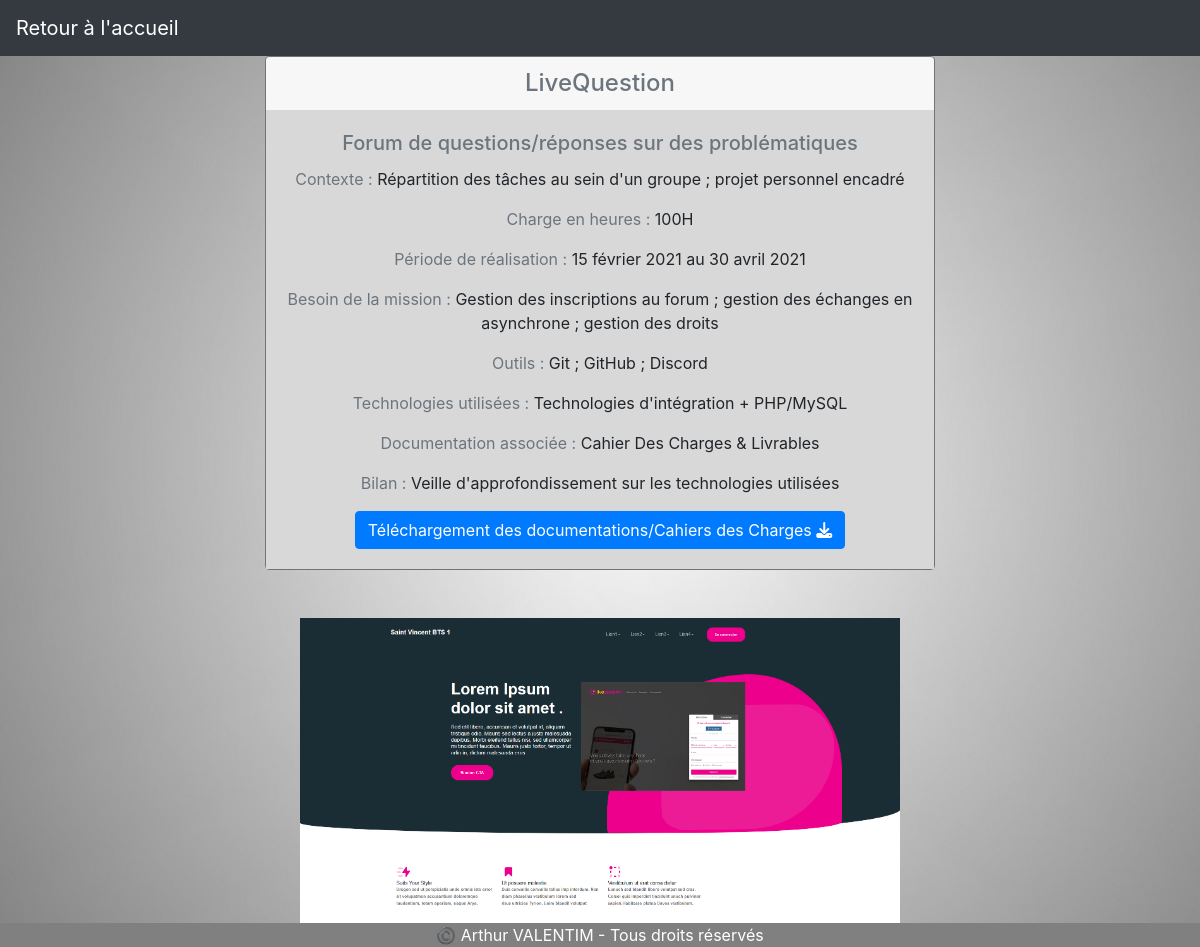
The page /projets/fiche-projet.php?id=1 on the database its author committed.
### tables this page shows
CREATE TABLE `projets` (
  `projet_ID` int(11) NOT NULL,
  `projet_titre` varchar(255) NOT NULL,
  `projet_intitule` varchar(255) NOT NULL,
  `projet_contexte` varchar(255) NOT NULL,
  `projet_outils` varchar(255) NOT NULL,
  `projet_charge_heure` varchar(30) NOT NULL,
  `projet_periode_realisation` varchar(255) NOT NULL,
  `projet_besoin_mission` varchar(255) NOT NULL,
  `projet_id_technologie` int(11) DEFAULT NULL,
  `projet_documentation` varchar(255) NOT NULL,
  `projet_bilan` text NOT NULL,
  `projet_images` varchar(255) NOT NULL
);

CREATE TABLE `technologies` (
  `techno_ID` int(11) NOT NULL,
  `techno_type` varchar(255) NOT NULL
);

### projets/fiche-projet.php (the view, shortened to what this page needs)
<?php
	include("../includes/head.php");
    if(!empty($_GET['id']))
        {
            $id = checkInput($_GET['id']);
        }
        $db = connexionBdd();
        $statement = $db->prepare("SELECT * FROM projets, technologies WHERE projets.projet_id_technologie = technologies.techno_ID AND projet_ID = ?");
        $statement->execute(array($id));
        $item = $statement->fetch();
        function checkInput($data)
        {
          $data = trim($data);
          $data = stripslashes($data);
          $data = htmlspecialchars($data);
          return $data;
        }
?>
    <div class="center">
		<div class="col-lg-7 mx-auto">
            <div class="card mb-5 border border-secondary">
                <h5 class="card-header h4 text-secondary"><?php echo $item['projet_titre'];?></h5>
                <div class="card-body">
					<h5 class="card-title h5 text-secondary"><?php echo $item['projet_intitule'];?></h5>
                    <p class="card-text"><span class="text-muted">Contexte : </span><?php echo $item['projet_contexte'];?></p>
					<p class="card-text"><span class="text-muted">Charge en heures : </span><?php echo $item['projet_charge_heure'];?></p>
					<p class="card-text"><span class="text-muted">Période de réalisation : </span> <?php echo $item['projet_periode_realisation'];?></p>
					<p class="card-text"><span class="text-muted">Besoin de la mission : </span> <?php echo $item['projet_besoin_mission'];?></p>
                    <p class="card-text"><span class="text-muted">Outils : </span><?php echo $item['projet_outils'];?></p>
                    <p class="card-text"><span class="text-muted">Technologies utilisées : </span> <?php echo $item['techno_type'];?></p>
					<p class="card-text"><span class="text-muted">Documentation associée : </span> <?php echo $item['projet_documentation'];?></p>
                    <p class="card-text"><span class="text-muted">Bilan : </span> <?php echo $item['projet_bilan'];?></p>
                    <button type="button" class="btn btn-primary" data-toggle="modal" data-target="#myModal">Téléchargement des documentations/Cahiers des Charges <i class="fas fa-download"></i></button>
                </div>
            </div>
        </div>
        <img class="captures" src="<?php echo '../image/'.$item['projet_images'];?>" alt="Image du projet">
    </div>
<?php
    include("../includes/footer.php");
?>

### style.css (style rules this page uses)
.card-body { background-color: #D8D8D8; }
.center { margin: 0 auto; display: block!important; }
.corps { background-image: url(image/gris.jpg); background-position:center; background-attachment: fixed; background-size: 100%; }
.captures { width: 50%; }
.center { text-align: center; }
* { margin:0; padding: 0; }
body { font-family: Arial, sans-serif; }
body { background: #ecf0f1; line-height: 1.4; }
.card { background: white; margin-bottom: 2em; }
img { width: 100%; height: auto; }
@media screen and (min-width: 40em) { .card { margin-bottom: 2em; display: flex; flex: 0 1 calc(33% - 0.5em); } }

### rows shown on the page
projets: projet_titre "LiveQuestion", projet_intitule "Forum de questions/réponses sur des problématiques", projet_contexte "Répartition des tâches au sein d'un groupe ; projet personnel encadré", projet_charge_heure "100H", projet_periode_realisation "15 février 2021 au 30 avril 2021", projet_besoin_mission "Gestion des inscriptions au forum ; gestion des échanges en asynchrone ; gestion des droits", projet_outils "Git ; GitHub ; Discord", projet_id_technologie.techno_type "Technologies d'intégration + PHP/MySQL", projet_documentation "Cahier Des Charges & Livrables", projet_bilan "Veille d'approfondissement sur les technologies utilisées", projet_images (picture)
